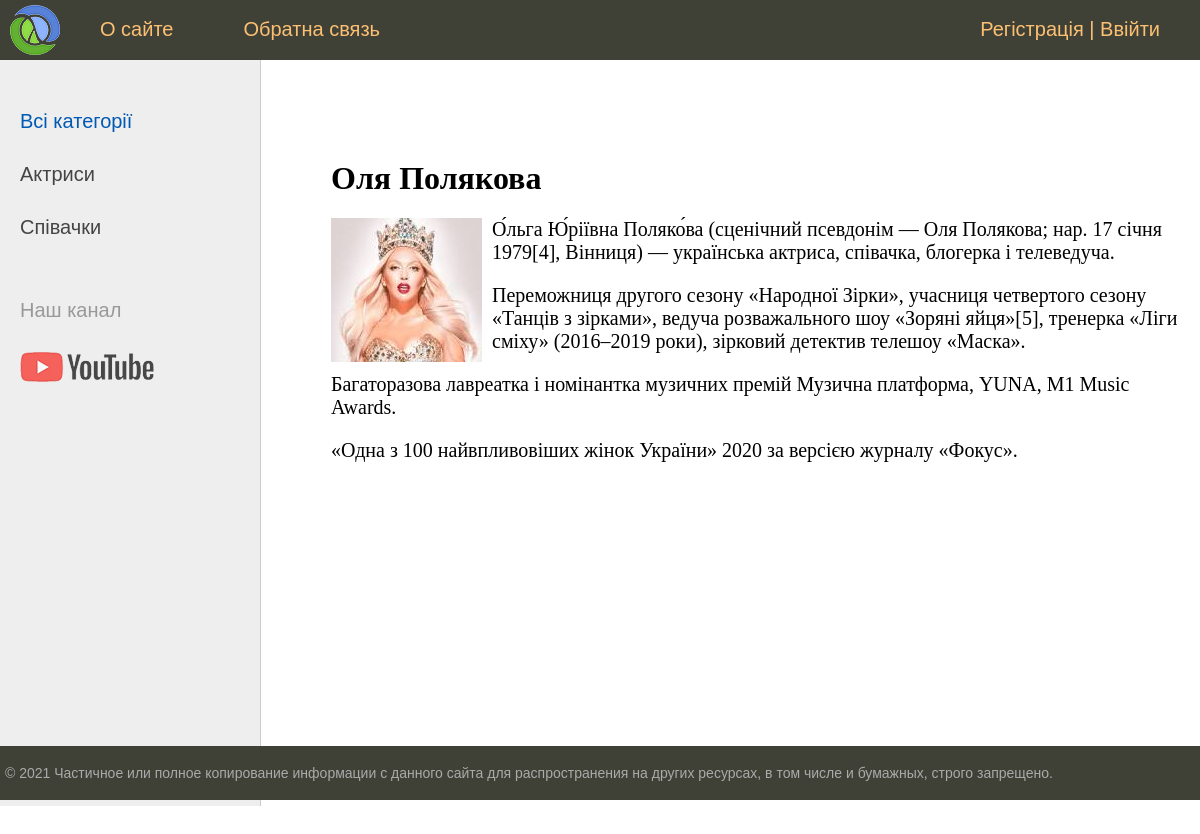
Page /post/olya-polyakova/ on the committed database.
### women/models.py (models this page shows, shortened)
class Category(models.Model):
    name = models.CharField(max_length=100, db_index=True, verbose_name='категорія')
    slug = models.SlugField(max_length=255, unique=True, db_index=True, verbose_name='URL')
    def get_absolute_url(self):
        return reverse('category', kwargs={'cat_slug': self.slug})
    class Meta:
        verbose_name = 'Категорії'
        verbose_name_plural = 'Категорії'

class Women(models.Model):
    title = models.CharField(max_length=255, verbose_name='Назва')
    slug = models.SlugField(max_length=255, unique=True, db_index=True, verbose_name='URL')
    content = models.TextField(blank=True, verbose_name='Опис')
    photo = models.ImageField(upload_to="photo/%Y/%m/%d", verbose_name='фото')
    time_create = models.DateTimeField(auto_now_add=True, verbose_name='Час опублікування')
    time_update = models.DateTimeField(auto_now=True, verbose_name='чвс оновлення')
    is_published = models.BooleanField(default=True, verbose_name='Публікування')
    cat = models.ForeignKey('Category', on_delete=models.PROTECT, verbose_name='категорія')
    class Meta:
        verbose_name = 'Відомі жінки'
        verbose_name_plural = 'Відомі жінки'
        ordering = ['-time_create', 'title']

### women/views.py (the view)
# urls.py: path('post/<slug:post_slug>/', ShowPost.as_view(), name='post'),
class ShowPost(DataMixin, DetailView):
    model = Women
    template_name = 'women/post.html'
    slug_url_kwarg = 'post_slug'
    context_object_name = 'post'
    def get_context_data(self, *, object_list=None, **kwargs):
        context = super().get_context_data(**kwargs)
        c_def = self.get_user_context(title=context['post'])
        return dict(list(context.items()) + list(c_def.items()))

### women/utils.py (called while the page is built)
    def get_user_context(self, **kwargs):
        context = kwargs
        cats = Category.objects.annotate(Count('women'))
        user_menu = menu.copy()
        if not self.request.user.is_authenticated:
            user_menu.pop(1)
        context['menu'] = user_menu
        context['cats'] = cats
        if 'cat_selected' not in context:
            context['cat_selected'] = 0
        return context

### women/templates/women/post.html
{% extends 'women/base.html' %}
{% block content %}
<h1>{{ post.title }}</h1>
{% if post.photo %}
<p><img class="img-article-left" src="{{ post.photo.url }}"></p>
{% endif %}
{{ post.content|linebreaks }}
{% endblock %}

### women/templates/women/base.html (shortened to what this page needs)
{% load static %}
{% load women_tags %}
<!DOCTYPE html>
<html>
<head>
	<link type="text/css" href="{% static 'women/css/styles.css' %}" rel="stylesheet" />
</head>
<body>
<table class="table-page" border=0 cellpadding="0" cellspacing="0">
<tr><td valign=top>
{% block mainmenu %}
		<div class="header">
			<ul id="mainmenu" class="mainmenu">
			<li class="logo"><a href="{% url 'home' %}"><div class="logo"></div></a></li>
{% for m in menu %}
			<li><a href="{% url m.url_name %}">{{m.title}}</a></li>
{% endfor %}
                {% if request.user.is_authenticated %}
                <li class="last">{{ user.username }} | <a href="{% url 'logout' %}">Вийти</a></li>
                {% else %}
                <li class="last"><a href="{% url 'register' %}">Регістрація</a> | <a href="{% url 'login' %}">Ввійти</a></li>
                {% endif %}
			</ul>
		</div>
{% endblock mainmenu %}
<table class="table-content" border=0 cellpadding="0" cellspacing="0">
<tr>
	<td valign="top" class="left-chapters">
	<ul id="leftchapters">
        {% if cat_selected == 0 %}
        <li class="selected">Всі категорії</li>
        {% else %}
        <li><a href="{% url 'home' %}">Всі категорії</a> </li>
        {% endif %}
{% for c in cats %}
{% if c.women__count > 0 %}
    {% if c.pk == cat_selected %}
        <li class="selected">{{ c.name }}</li>
    {% else %}
        <li><a href="{{ c.get_absolute_url }}">{{ c.name }}</a> </li>
	{% endif %}
{% endif %}
{% endfor %}
        <li class="share">
		<p>Наш канал</p>
		<a class="share-yt" href="https://www.youtube.com/channel/UClJzWfGWuGJL2t-3dYKcHTA/playlists" target="_blank" rel="nofollow"></a>
		</li>
	</ul>
</td>
<td valign="top" class="content">
	<div class="content-text">
{% block content %}
{% endblock %}
	</div>
</td></tr></table>
</td></tr>
<tr><td valign=top>
	<div id="footer">
		<p>&copy; 2021 Частичное или полное копирование информации с данного сайта для распространения на других ресурсах, в том числе и бумажных, строго запрещено.</p>
	</div>
</td></tr></table>
</body>
</html>

### women/static/women/css/styles.css (style rules this page uses)
html, body { font-family: 'Arial'; margin: 0; padding: 0; height: 100%; width: 100%; color: #444; }
a { color: #0059b2; text-decoration: none; }
img { max-width: 600px; height: auto; }
img.img-article-left { max-width: 300px; height: auto; float: left; padding: 0 10px 10px 0; }
.table-page { width: 100%; height: 100%; vertical-align: top; }
.table-page tr { height: 100%; }
.header { background: #3F4137; height: 60px; }
.logo { background: url('../images/logo.png') no-repeat 10px 5px; width: 70px; height: 60px; }
ul.mainmenu { list-style: none; margin: 0; padding: 0; height: 60px; color: #fdc073; font-size: 20px; overflow: hidden; }
ul.mainmenu li { float: left; margin: 18px 40px 0 30px; }
ul.mainmenu li.logo { margin: 0; }
ul.mainmenu li.last { float: right; }
ul.mainmenu li a { color: #fdc073; text-decoration: none; }
.table-content { width: 100%; min-height: 100%; height: 100%; }
.left-chapters { margin: 0; background: #eee; border-right: 1px solid #ccc; min-height: 100%; }
.left-chapters ul { width: 230px; min-height: 100%; margin: 0; padding: 20px 10px 10px 20px; list-style: none; font-size: 20px; }
.left-chapters ul li { margin: 30px 0 0 0; color: #999; }
.left-chapters ul li.selected { color: #0059b2; }
.left-chapters ul li a { color: #444; text-decoration: none; }
.left-chapters ul li.share { margin: 60px 0 0 0; }
.left-chapters ul li.share p { margin: 30px 0 30px 0; }
.left-chapters ul li.share a { display: inline-block; width: 40px; height: 40px; margin: 0 20px 0 0; }
.left-chapters ul li.share a.share-yt { width: 100%; height: 30px; background: url('../images/share_yt.png') no-repeat 0 0 }
.content { padding: 40px 20px 20px 40px; width: 100%; box-sizing: border-box; }
.content-text { margin: 60px 0 0 30px; color: #000; font-size: 20px; font-family: Yandex Sans Display Light; }
.content-text h1 { font-size: 32px; }
#footer { box-sizing: border-box; background: #3F4137; padding: 5px; color: #aaa; font-size: 14px; font-family: Verdana, Geneva, Arial, Helvetica; text-align: left; overflow: hidden; }

### rows in the picture
Category: name "Актриси"
Category: name "Співачки"
Women: title "Оля Полякова", photo (picture), content "О́льга Ю́ріївна Поляко́ва (сценічний псевдонім — Оля Полякова; нар. 17 січня 1979[4], Вінниця) — українська актриса, співачка, блогерка і телеведуча. Переможниця другого сезону «Народної Зірки», учасниця четвертого сезону «Танців з зірками», ведуча розважального шоу «Зоряні яйця»[5], тренерка «Ліги сміху» (2016–2019 роки), зірковий детектив телешоу «Маска». Багаторазова лавреатка і номінантка музичних премій Музична платформа, YUNA, M1 Music Awards. «Одна з 100 найвпливовіших жінок України» 2020 за версією журналу «Фокус»."

### other values in the picture
{{ m.title }} "О сайте" "Обратна связь"
